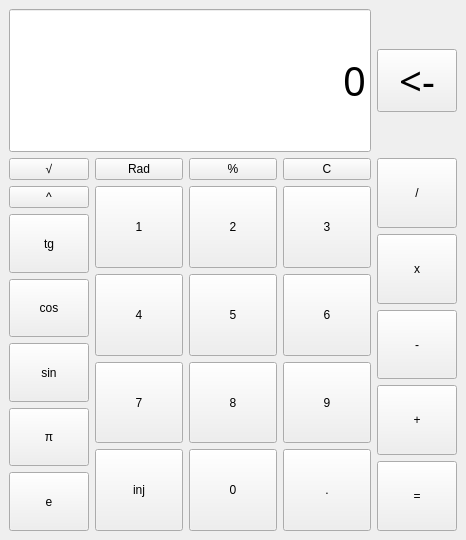
<?xml version="1.0" encoding="UTF-8"?>
<ui version="4.0">
 <class>InjCalculator</class>
 <widget class="QMainWindow" name="InjCalculator">
  <property name="geometry">
   <rect>
    <x>0</x>
    <y>0</y>
    <width>466</width>
    <height>540</height>
   </rect>
  </property>
  <property name="windowTitle">
   <string>MainWindow</string>
  </property>
  <widget class="QWidget" name="centralwidget">
   <layout class="QVBoxLayout" name="verticalLayout_9">
    <item>
     <layout class="QHBoxLayout" name="horizontalLayout_4">
      <item>
       <layout class="QVBoxLayout" name="verticalLayout_6">
        <item>
         <widget class="QLineEdit" name="lineEdit">
          <property name="sizePolicy">
           <sizepolicy hsizetype="Expanding" vsizetype="Preferred">
            <horstretch>0</horstretch>
            <verstretch>0</verstretch>
           </sizepolicy>
          </property>
          <property name="font">
           <font>
            <family>Cascadia Code</family>
            <pointsize>30</pointsize>
           </font>
          </property>
          <property name="text">
           <string>0</string>
          </property>
          <property name="alignment">
           <set>Qt::AlignmentFlag::AlignRight|Qt::AlignmentFlag::AlignTrailing|Qt::AlignmentFlag::AlignVCenter</set>
          </property>
          <property name="readOnly">
           <bool>true</bool>
          </property>
          <property name="placeholderText">
           <string>0</string>
          </property>
         </widget>
        </item>
       </layout>
      </item>
      <item>
       <layout class="QVBoxLayout" name="verticalLayout_7">
        <item>
         <spacer name="verticalSpacer_2">
          <property name="orientation">
           <enum>Qt::Orientation::Vertical</enum>
          </property>
          <property name="sizeType">
           <enum>QSizePolicy::Policy::Preferred</enum>
          </property>
          <property name="sizeHint" stdset="0">
           <size>
            <width>20</width>
            <height>40</height>
           </size>
          </property>
         </spacer>
        </item>
        <item>
         <widget class="QPushButton" name="buttonBs">
          <property name="sizePolicy">
           <sizepolicy hsizetype="Maximum" vsizetype="Preferred">
            <horstretch>0</horstretch>
            <verstretch>0</verstretch>
           </sizepolicy>
          </property>
          <property name="font">
           <font>
            <family>Cascadia Code</family>
            <pointsize>30</pointsize>
           </font>
          </property>
          <property name="cursor">
           <cursorShape>PointingHandCursor</cursorShape>
          </property>
          <property name="text">
           <string>&lt;-</string>
          </property>
         </widget>
        </item>
        <item>
         <spacer name="verticalSpacer">
          <property name="orientation">
           <enum>Qt::Orientation::Vertical</enum>
          </property>
          <property name="sizeType">
           <enum>QSizePolicy::Policy::Preferred</enum>
          </property>
          <property name="sizeHint" stdset="0">
           <size>
            <width>20</width>
            <height>40</height>
           </size>
          </property>
         </spacer>
        </item>
       </layout>
      </item>
     </layout>
    </item>
    <item>
     <layout class="QHBoxLayout" name="horizontalLayout_3">
      <item>
       <layout class="QVBoxLayout" name="verticalLayout">
        <item>
         <widget class="QPushButton" name="buttonSqrt">
          <property name="text">
           <string>√</string>
          </property>
         </widget>
        </item>
        <item>
         <widget class="QPushButton" name="buttonPow">
          <property name="text">
           <string>^</string>
          </property>
         </widget>
        </item>
        <item>
         <widget class="QPushButton" name="buttonTg">
          <property name="sizePolicy">
           <sizepolicy hsizetype="Preferred" vsizetype="Expanding">
            <horstretch>0</horstretch>
            <verstretch>0</verstretch>
           </sizepolicy>
          </property>
          <property name="text">
           <string>tg</string>
          </property>
         </widget>
        </item>
        <item>
         <widget class="QPushButton" name="buttonCos">
          <property name="sizePolicy">
           <sizepolicy hsizetype="Preferred" vsizetype="Expanding">
            <horstretch>0</horstretch>
            <verstretch>0</verstretch>
           </sizepolicy>
          </property>
          <property name="text">
           <string>cos</string>
          </property>
         </widget>
        </item>
        <item>
         <widget class="QPushButton" name="buttonSin">
          <property name="sizePolicy">
           <sizepolicy hsizetype="Preferred" vsizetype="Expanding">
            <horstretch>0</horstretch>
            <verstretch>0</verstretch>
           </sizepolicy>
          </property>
          <property name="text">
           <string>sin</string>
          </property>
         </widget>
        </item>
        <item>
         <widget class="QPushButton" name="buttonPi">
          <property name="sizePolicy">
           <sizepolicy hsizetype="Preferred" vsizetype="Expanding">
            <horstretch>0</horstretch>
            <verstretch>0</verstretch>
           </sizepolicy>
          </property>
          <property name="text">
           <string>π</string>
          </property>
         </widget>
        </item>
        <item>
         <widget class="QPushButton" name="buttonE">
          <property name="sizePolicy">
           <sizepolicy hsizetype="Preferred" vsizetype="Expanding">
            <horstretch>0</horstretch>
            <verstretch>0</verstretch>
           </sizepolicy>
          </property>
          <property name="text">
           <string>e</string>
          </property>
         </widget>
        </item>
       </layout>
      </item>
      <item>
       <layout class="QVBoxLayout" name="verticalLayout_8">
        <item>
         <layout class="QHBoxLayout" name="horizontalLayout">
          <item>
           <widget class="QPushButton" name="buttonAng">
            <property name="sizePolicy">
             <sizepolicy hsizetype="Expanding" vsizetype="Maximum">
              <horstretch>0</horstretch>
              <verstretch>0</verstretch>
             </sizepolicy>
            </property>
            <property name="text">
             <string>Rad</string>
            </property>
           </widget>
          </item>
          <item>
           <widget class="QPushButton" name="buttonPers">
            <property name="sizePolicy">
             <sizepolicy hsizetype="Expanding" vsizetype="Maximum">
              <horstretch>0</horstretch>
              <verstretch>0</verstretch>
             </sizepolicy>
            </property>
            <property name="text">
             <string>%</string>
            </property>
           </widget>
          </item>
          <item>
           <widget class="QPushButton" name="buttonC">
            <property name="sizePolicy">
             <sizepolicy hsizetype="Expanding" vsizetype="Maximum">
              <horstretch>0</horstretch>
              <verstretch>0</verstretch>
             </sizepolicy>
            </property>
            <property name="text">
             <string>C</string>
            </property>
           </widget>
          </item>
         </layout>
        </item>
        <item>
         <layout class="QHBoxLayout" name="horizontalLayout_2">
          <item>
           <layout class="QVBoxLayout" name="verticalLayout_2">
            <item>
             <widget class="QPushButton" name="button1">
              <property name="sizePolicy">
               <sizepolicy hsizetype="Expanding" vsizetype="Expanding">
                <horstretch>0</horstretch>
                <verstretch>0</verstretch>
               </sizepolicy>
              </property>
              <property name="text">
               <string>1</string>
              </property>
             </widget>
            </item>
            <item>
             <widget class="QPushButton" name="button4">
              <property name="sizePolicy">
               <sizepolicy hsizetype="Expanding" vsizetype="Expanding">
                <horstretch>0</horstretch>
                <verstretch>0</verstretch>
               </sizepolicy>
              </property>
              <property name="text">
               <string>4</string>
              </property>
             </widget>
            </item>
            <item>
             <widget class="QPushButton" name="button7">
              <property name="sizePolicy">
               <sizepolicy hsizetype="Expanding" vsizetype="Expanding">
                <horstretch>0</horstretch>
                <verstretch>0</verstretch>
               </sizepolicy>
              </property>
              <property name="text">
               <string>7</string>
              </property>
             </widget>
            </item>
            <item>
             <widget class="QPushButton" name="buttonInj">
              <property name="sizePolicy">
               <sizepolicy hsizetype="Expanding" vsizetype="Expanding">
                <horstretch>0</horstretch>
                <verstretch>0</verstretch>
               </sizepolicy>
              </property>
              <property name="text">
               <string>inj</string>
              </property>
             </widget>
            </item>
           </layout>
          </item>
          <item>
           <layout class="QVBoxLayout" name="verticalLayout_3">
            <item>
             <widget class="QPushButton" name="button2">
              <property name="sizePolicy">
               <sizepolicy hsizetype="Expanding" vsizetype="Expanding">
                <horstretch>0</horstretch>
                <verstretch>0</verstretch>
               </sizepolicy>
              </property>
              <property name="text">
               <string>2</string>
              </property>
             </widget>
            </item>
            <item>
             <widget class="QPushButton" name="button5">
              <property name="sizePolicy">
               <sizepolicy hsizetype="Expanding" vsizetype="Expanding">
                <horstretch>0</horstretch>
                <verstretch>0</verstretch>
               </sizepolicy>
              </property>
              <property name="text">
               <string>5</string>
              </property>
             </widget>
            </item>
            <item>
             <widget class="QPushButton" name="button8">
              <property name="sizePolicy">
               <sizepolicy hsizetype="Expanding" vsizetype="Expanding">
                <horstretch>0</horstretch>
                <verstretch>0</verstretch>
               </sizepolicy>
              </property>
              <property name="text">
               <string>8</string>
              </property>
             </widget>
            </item>
            <item>
             <widget class="QPushButton" name="button0">
              <property name="sizePolicy">
               <sizepolicy hsizetype="Expanding" vsizetype="Expanding">
                <horstretch>0</horstretch>
                <verstretch>0</verstretch>
               </sizepolicy>
              </property>
              <property name="text">
               <string>0</string>
              </property>
             </widget>
            </item>
           </layout>
          </item>
          <item>
           <layout class="QVBoxLayout" name="verticalLayout_4">
            <item>
             <widget class="QPushButton" name="button3">
              <property name="sizePolicy">
               <sizepolicy hsizetype="Expanding" vsizetype="Expanding">
                <horstretch>0</horstretch>
                <verstretch>0</verstretch>
               </sizepolicy>
              </property>
              <property name="text">
               <string>3</string>
              </property>
             </widget>
            </item>
            <item>
             <widget class="QPushButton" name="button6">
              <property name="sizePolicy">
               <sizepolicy hsizetype="Expanding" vsizetype="Expanding">
                <horstretch>0</horstretch>
                <verstretch>0</verstretch>
               </sizepolicy>
              </property>
              <property name="text">
               <string>6</string>
              </property>
             </widget>
            </item>
            <item>
             <widget class="QPushButton" name="button9">
              <property name="sizePolicy">
               <sizepolicy hsizetype="Expanding" vsizetype="Expanding">
                <horstretch>0</horstretch>
                <verstretch>0</verstretch>
               </sizepolicy>
              </property>
              <property name="text">
               <string>9</string>
              </property>
             </widget>
            </item>
            <item>
             <widget class="QPushButton" name="buttonDot">
              <property name="sizePolicy">
               <sizepolicy hsizetype="Expanding" vsizetype="Expanding">
                <horstretch>0</horstretch>
                <verstretch>0</verstretch>
               </sizepolicy>
              </property>
              <property name="text">
               <string>.</string>
              </property>
             </widget>
            </item>
           </layout>
          </item>
         </layout>
        </item>
       </layout>
      </item>
      <item>
       <layout class="QVBoxLayout" name="verticalLayout_5">
        <item>
         <widget class="QPushButton" name="buttonDiv">
          <property name="sizePolicy">
           <sizepolicy hsizetype="Preferred" vsizetype="Expanding">
            <horstretch>0</horstretch>
            <verstretch>0</verstretch>
           </sizepolicy>
          </property>
          <property name="text">
           <string>/</string>
          </property>
         </widget>
        </item>
        <item>
         <widget class="QPushButton" name="buttonMult">
          <property name="sizePolicy">
           <sizepolicy hsizetype="Preferred" vsizetype="Expanding">
            <horstretch>0</horstretch>
            <verstretch>0</verstretch>
           </sizepolicy>
          </property>
          <property name="text">
           <string>x</string>
          </property>
         </widget>
        </item>
        <item>
         <widget class="QPushButton" name="buttonMin">
          <property name="sizePolicy">
           <sizepolicy hsizetype="Preferred" vsizetype="Expanding">
            <horstretch>0</horstretch>
            <verstretch>0</verstretch>
           </sizepolicy>
          </property>
          <property name="text">
           <string>-</string>
          </property>
         </widget>
        </item>
        <item>
         <widget class="QPushButton" name="buttonPlus">
          <property name="sizePolicy">
           <sizepolicy hsizetype="Preferred" vsizetype="Expanding">
            <horstretch>0</horstretch>
            <verstretch>0</verstretch>
           </sizepolicy>
          </property>
          <property name="text">
           <string>+</string>
          </property>
         </widget>
        </item>
        <item>
         <widget class="QPushButton" name="buttonEqual">
          <property name="sizePolicy">
           <sizepolicy hsizetype="Preferred" vsizetype="Expanding">
            <horstretch>0</horstretch>
            <verstretch>0</verstretch>
           </sizepolicy>
          </property>
          <property name="text">
           <string>=</string>
          </property>
         </widget>
        </item>
       </layout>
      </item>
     </layout>
    </item>
   </layout>
  </widget>
 </widget>
 <resources/>
 <connections/>
</ui>
